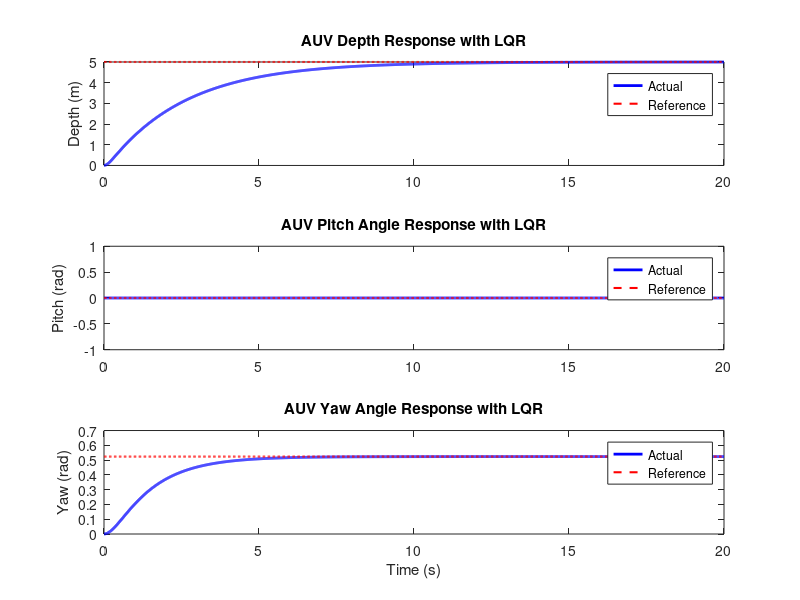

Write the MATLAB code that produced this figure.
%% lqr_3dof_control.m
clear all; close all; clc;

% Load simulation parameters from previous step
load('auv_model_with_yaw.mat');

% Sampling time
dt = time(2) - time(1);
Tfinal = time(end);

% System state-space model (linearized simplified)

% States: x = [z; theta; psi; dz; dtheta; dpsi]
A = [ 0 0 0 1 0 0;
      0 0 0 0 1 0;
      0 0 0 0 0 1;
      0 0 0 -8 0 0;
      0 0 0 0 -5 0;
      0 0 0 0 0 -3];

B = [0 0 0;
     0 0 0;
     0 0 0;
     1 0 0;
     0 1 0;
     0 0 1];

% Weighting matrices for LQR
Q = diag([100 100 50 1 1 1]); % Penalize states (positions & angles more)
R = diag([10 10 10]);          % Penalize control effort

% Calculate LQR gain
[K, ~, ~] = lqr(A, B, Q, R);
disp('LQR gain matrix K:');
disp(K);

% Initialize state vector
x_lqr = zeros(6, length(time));
x_lqr(:,1) = zeros(6,1); % start from zero state

% Reference signals (z_ref, theta_ref, psi_ref)
ref = [z_ref; theta_ref; psi_ref; zeros(3, length(time))];

% Simulate system with LQR control
for k=1:length(time)-1
    u = -K * (x_lqr(:,k) - ref(:,k));
    dx = A*x_lqr(:,k) + B*u;
    x_lqr(:,k+1) = x_lqr(:,k) + dx*dt;
end

% Plot results
figure('Name','AUV 3DOF LQR Control Responses','NumberTitle','off');

subplot(3,1,1)
plot(time, x_lqr(1,:), 'b', 'LineWidth', 2); hold on;
plot(time, z_ref, 'r--', 'LineWidth', 1.5);
ylabel('Depth (m)');
legend('Actual', 'Reference');
title('AUV Depth Response with LQR');

subplot(3,1,2)
plot(time, x_lqr(2,:), 'b', 'LineWidth', 2); hold on;
plot(time, theta_ref, 'r--', 'LineWidth', 1.5);
ylabel('Pitch (rad)');
legend('Actual', 'Reference');
title('AUV Pitch Angle Response with LQR');

subplot(3,1,3)
plot(time, x_lqr(3,:), 'b', 'LineWidth', 2); hold on;
plot(time, psi_ref, 'r--', 'LineWidth', 1.5);
xlabel('Time (s)');
ylabel('Yaw (rad)');
legend('Actual', 'Reference');
title('AUV Yaw Angle Response with LQR');

% Save LQR results
save('auv_lqr_simulation.mat','time','x_lqr','z_ref','theta_ref','psi_ref');